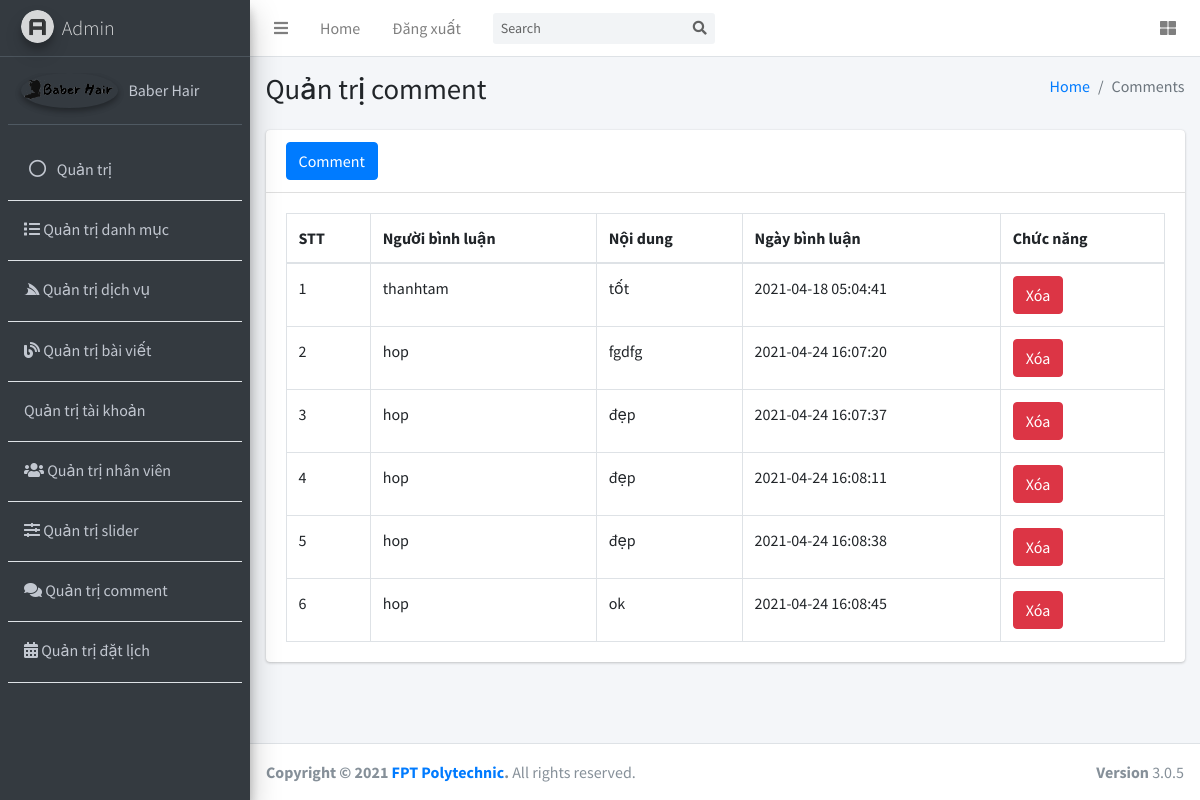
The app's page /admin/comment_detail.php?service_id=2 with its own data.
### tables this page shows
CREATE TABLE `services` (
  `service_id` int(11) NOT NULL,
  `service_name` varchar(255) NOT NULL,
  `service_img` varchar(255) NOT NULL,
  `price` float NOT NULL,
  `sale` float NOT NULL,
  `detail` varchar(500) NOT NULL,
  `cate_id` int(11) NOT NULL
);

CREATE TABLE `users` (
  `user_id` int(11) NOT NULL,
  `username` varchar(255) NOT NULL,
  `password` varchar(255) NOT NULL,
  `avatar` varchar(255) NOT NULL,
  `role` tinyint(4) NOT NULL,
  `address` varchar(255) NOT NULL,
  `phone` varchar(255) NOT NULL,
  `email` varchar(255) NOT NULL
);

CREATE TABLE `comment` (
  `cmt_id` int(11) NOT NULL,
  `user_id` int(11) NOT NULL,
  `service_id` int(11) NOT NULL,
  `content` varchar(255) NOT NULL,
  `created_at` timestamp NOT NULL DEFAULT current_timestamp() ON UPDATE current_timestamp()
);

### connection.php (called while the page is built, shortened)
<?php
$host = "localhost";
$dbname = "duan1";
$username = "root";
$password = "";
$conn = new PDO("mysql:host=$host; dbname=$dbname;charset=utf8", $username, $password);
$conn->setAttribute(PDO::ATTR_ERRMODE, PDO::ERRMODE_EXCEPTION);
function selectDb($sql)
{
    global $conn;
    $stmt = $conn->prepare($sql);
    $stmt->execute();
    $result = $stmt->fetchAll();
    return $result;
}

### admin/comment_detail.php (the view, shortened to what this page needs)
<?php
require_once "../connection.php";
if (isset($_GET['service_id']) && !isset($_GET['cmt_id'])) {
    $id = $_GET['service_id'];
} else if (isset($_GET['cmt_id']) && isset($_GET['service_id'])) {
    $id = $_GET['service_id'];
    $cmt_id = $_GET['cmt_id'];
    action("DELETE FROM comment WHERE cmt_id = '$cmt_id'");
    header("Location:comment_detail.php?service_id=$id");
}
?>
<!DOCTYPE html>
<html lang="en">
<?php
require_once "headerQT.php";
?>
<body class="hold-transition sidebar-mini layout-fixed">
    <div class="wrapper">
        <div class="content-wrapper">
            <section class="content-header">
                <div class="container-fluid">
                    <div class="mb-2 row">
                        <div class="col-sm-6">
                            <h1>Quản trị comment </h1>
                        </div>
                        <div class="col-sm-6">
                            <ol class="breadcrumb float-sm-right">
                                <li class="breadcrumb-item"><a href="#">Home</a></li>
                                <li class="breadcrumb-item active">Comments</li>
                            </ol>
                        </div>
                    </div>
                </div>
            </section>
            <section class="content">
                <div class="container-fluid">
                    <div class="row">
                        <div class="col-12">
                            <div class="card">
                                <div class="card-header">
                                    <a href="comment.php" class="btn btn-primary">Comment</a>
                                </div>
                                <div class="card-body">
                                    <table id="example2" class="table table-bordered table-hover">
                                        <thead>
                                            <tr>
                                                <th>STT</th>
                                                <th>Người bình luận</th>
                                                <th>Nội dung</th>
                                                <th>Ngày bình luận</th>
                                                <th>Chức năng</th>
                                            </tr>
                                        </thead>
                                        <tbody>
                                            <?php
                                            $stt = 0;
                                            foreach (selectDb("SELECT * FROM comment WHERE service_id = '$id'") as $row) {
                                                $user_id = $row['user_id'];
                                                foreach (selectDb("SELECT * FROM users WHERE user_id = '$user_id'") as $tow) {
                                                    foreach (selectDb("SELECT * FROM services WHERE  service_id = '$id'") as $item) {
                                            ?>
                                            <tr>
                                                <td scope="row"><?= $stt += 1 ?></td>
                                                <td><?= $tow['username'] ?></td>
                                                <td><?= $row['content'] ?></td>
                                                <td><?= $row['created_at'] ?></td>
                                                <td><a href="comment_detail.php?cmt_id=<?= $row['cmt_id'] ?>& service_id=<?= $id ?>"
                                                        class="btn btn-danger"
                                                        onclick="return confirm('Bạn muốn xóa bình luận này?')">Xóa</a>
                                                </td>
                                            </tr>
                                            <?php
                                                    }
                                                }
                                            }
                                            ?>
                                        </tbody>
                                    </table>
                                </div>
                            </div>
                        </div>
                    </div>
                </div>
            </section>
        </div>
</body>
<?php
require_once("footerQT.php");
?>
</html>

### records on screen
comment: content "tốt", created_at "2021-04-18 05:04:41"
users: username "thanhtam"
services: stt "1", stt "2", stt "3", stt "4", stt "5", stt "6"
comment: content "fgdfg", created_at "2021-04-24 16:07:20"
users: username "hop"
comment: content "đẹp", created_at "2021-04-24 16:07:37"
comment: content "đẹp", created_at "2021-04-24 16:08:11"
comment: content "đẹp", created_at "2021-04-24 16:08:38"
comment: content "ok", created_at "2021-04-24 16:08:45"
